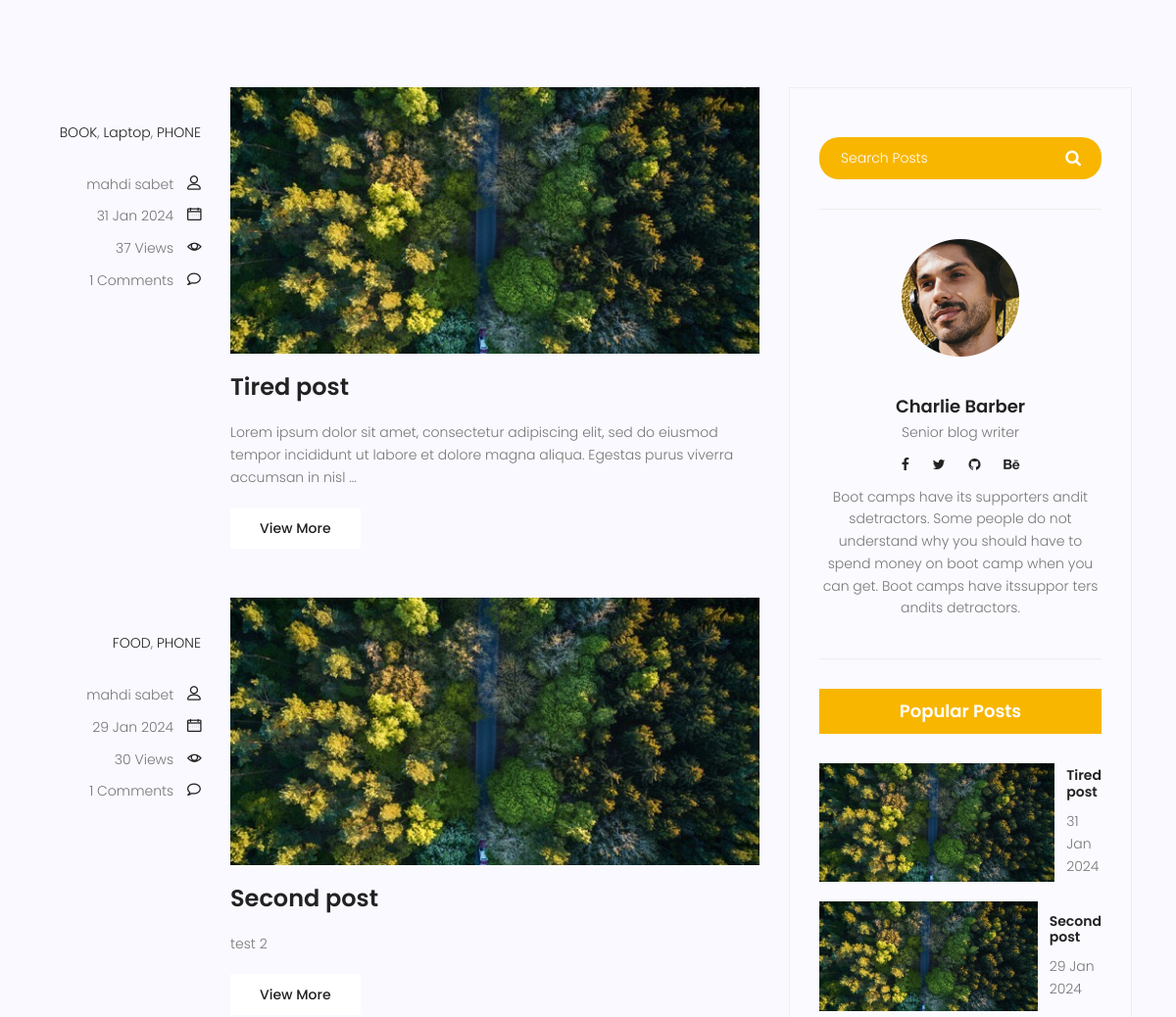
The page /blog/ (middle part) on the database as committed earlier.
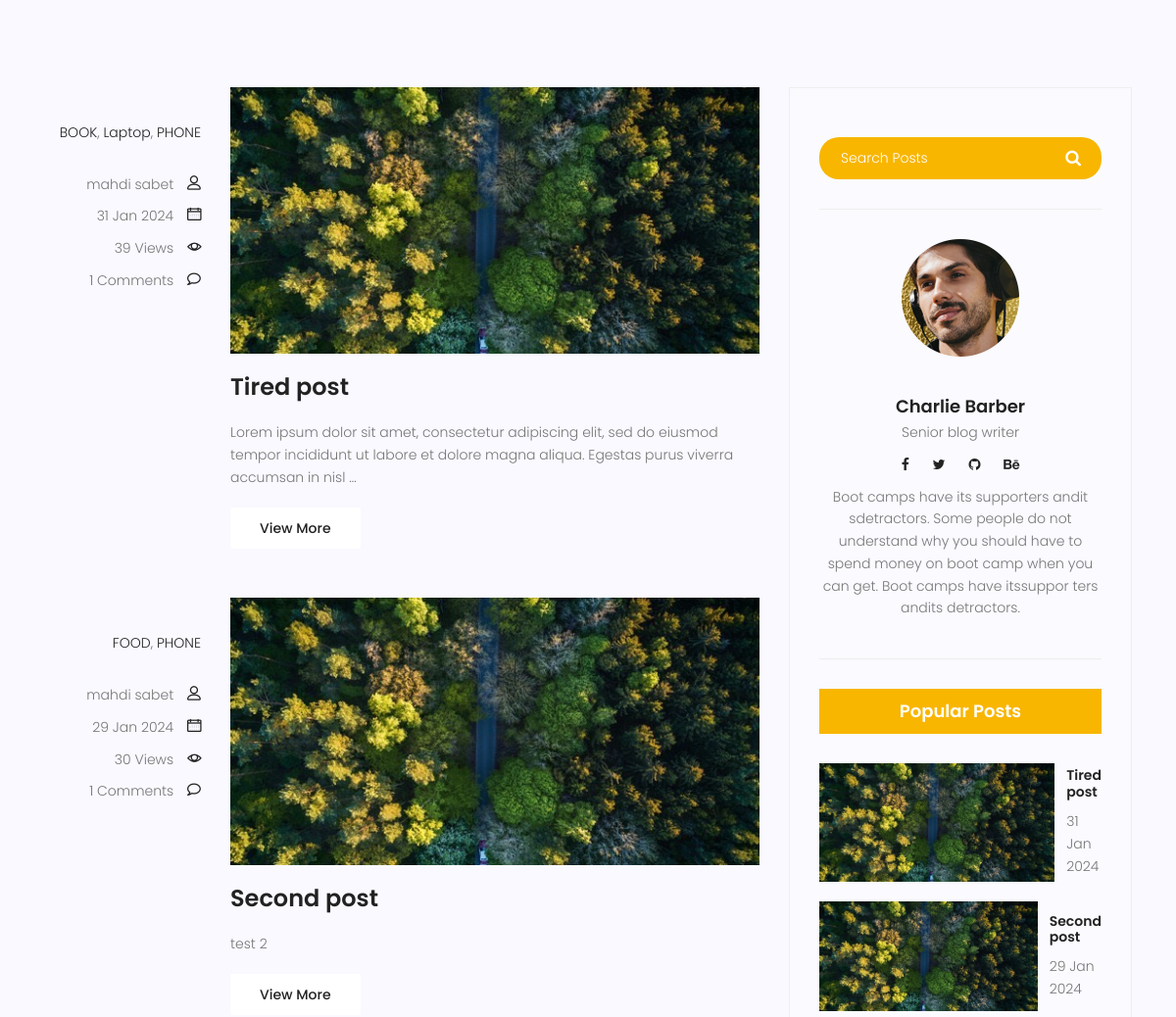
The same page on the database as committed later.
### blog/models.py (models this page shows, shortened)
class Post(models.Model):
    title = models.CharField(max_length = 255)
    content = models.TextField()
    image = models.ImageField(upload_to='blog/',default='blog/default.jpg')
    tags = TaggableManager()
    category = models.ManyToManyField(Category)
    author = models.ForeignKey(User, on_delete=models.SET_NULL, null=True)
    counted_view = models.IntegerField(default=0)
    status = models.BooleanField(default=False)
    login_require = models.BooleanField(default=False)
    created_date = models.DateTimeField(auto_now_add=True)
    updated_date = models.DateTimeField(auto_now=True)
    published_date = models.DateTimeField(null=True)
    class Meta:
        ordering = ['-created_date']

### blog/views.py (the view)
# urls.py: path('',blog_view, name='index'),
def blog_view(request, **kwargs):
    posts = Post.objects.filter(published_date__lte=datetime.now(tz=timezone.utc), status=True)
    if kwargs.get('cat_name') != None:
        posts = posts.filter(category__name = kwargs['cat_name'])
    if kwargs.get('author_username') != None:
        posts = posts.filter(author__username = kwargs['author_username'])
    if kwargs.get('tag_name') != None:
        posts = posts.filter(tags__name__in = [kwargs['tag_name']])
    posts = Paginator(posts, 2)
    try:
        page_number = request.GET.get('page')
        posts = posts.page(page_number)
    except EmptyPage:
        posts = posts.page(1)
    except PageNotAnInteger:
        posts = posts.page(1)
    context = {'posts' : posts}
    return render(request, 'blog/blog-home.html', context)

### blog/models.py (called while the page is built)
    def __str__(self):
        return self.name

### blog/templatetags/blog_tags.py (called while the page is built)
@register.inclusion_tag('blog/blog-lates-posts.html')
def latestposts(arg=4):
    posts = Post.objects.filter(status=1).order_by('-published_date')[:arg]
    return {'posts' : posts}

@register.inclusion_tag('blog/blog-post-categories.html')
def postcategories():
    posts = Post.objects.filter(status=1)
    categories = Category.objects.all()
    cat_dict = {}
    for name in categories:
        cat_dict[name]=posts.filter(category=name).count
    return {'categories' : cat_dict}

@register.simple_tag(name='comments_count')
def function(pid):
    return Comment.objects.filter(post=pid, approved=True).count()

### templates/blog/blog-home.html (shortened to what this page needs)
{% extends 'base.html' %} {% load static %} {% load blog_tags %} {% block content %}
<section class="top-category-widget-area pt-90 pb-90">
</section>
<section class="post-content-area">
  <div class="container">
    <div class="row">
      <div class="col-lg-8 posts-list">
        {% for post in posts %}
        <div class="single-post row">
          <div class="col-lg-3 col-md-3 meta-details">
            <ul class="tags">
              {% for cat in post.category.all %}
              <li>
                <a href="{% url 'blog:category' cat_name=cat.name %}"
                  >{{cat.name}}</a
                >{% if not forloop.last %},{% endif %}
              </li>
              {% endfor %}
            </ul>
            <div class="user-details row">
              <p class="user-name col-lg-12 col-md-12 col-6">
                <a
                  href="{% url 'blog:author' author_username=post.author.username %}"
                  >{{post.author.get_full_name}}</a
                >
                <span class="lnr lnr-user"></span>
              </p>
              <p class="date col-lg-12 col-md-12 col-6">
                <a href="#">{{post.published_date|date:"d M Y"}}</a>
                <span class="lnr lnr-calendar-full"></span>
              </p>
              <p class="view col-lg-12 col-md-12 col-6">
                <a href="#">{{post.counted_view}} Views</a>
                <span class="lnr lnr-eye"></span>
              </p>
              <p class="comments col-lg-12 col-md-12 col-6">
                <a href="#">{% comments_count pid=post.id %} Comments</a> <span class="lnr lnr-bubble"></span>
              </p>
            </div>
          </div>
          <div class="col-lg-9 col-md-9">
            <div class="feature-img">
              <img class="img-fluid" src="{{post.image.url}}" alt="" />
            </div>
            <a class="posts-title" href="{% url 'blog:single' pid=post.id %}"
              ><h3>{{post.title}}</h3></a
            >
            <p class="excert">{{post.content|truncatewords_html:25}}</p>
            <a href="{% url 'blog:single' pid=post.id %}" class="primary-btn"
              >View More</a
            >
          </div>
        </div>
        {% endfor %}
      </div>
      <div class="col-lg-4 sidebar-widgets">
        <div class="widget-wrap">
          {% include 'blog/blog-search.html' %} {% include 'blog/blog-writer.html' %} {% latestposts %}
        </div>
      </div>
    </div>
  </div>
</section>
{% endblock %}

### templates/blog/blog-lates-posts.html
{% load static %}
<div class="single-sidebar-widget popular-post-widget">
  <h4 class="popular-title">Popular Posts</h4>
  <div class="popular-post-list">
    {% for post in posts %}
    <div class="single-post-list d-flex flex-row align-items-center">
      <div class="thumb">
        <img class="img-fluid" src="{{post.image.url}}" alt="" />
      </div>
      <div class="details">
        <a href="{% url 'blog:single' pid=post.id %}"
          ><h6>{{post.title}}</h6></a
        >
        <p>{{post.published_date|date:"d M Y"}}</p>
      </div>
    </div>
    {% endfor %}
  </div>
</div>

Rows that differ between the two databases and show on the page:
changed Post "Tired post": counted_view "37" → "39"
